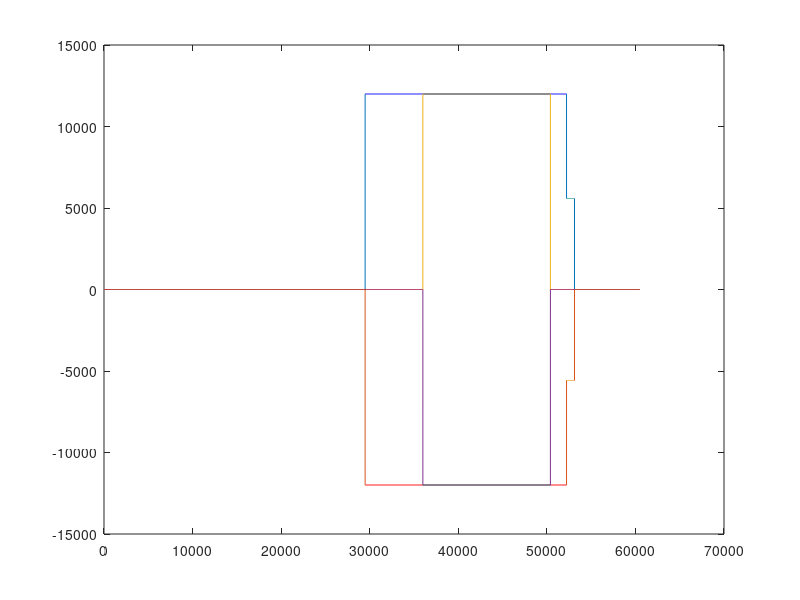
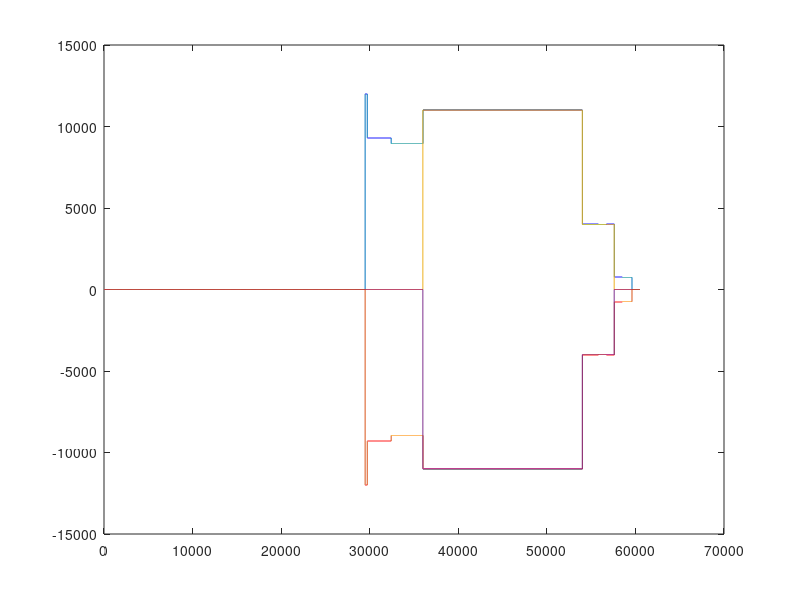
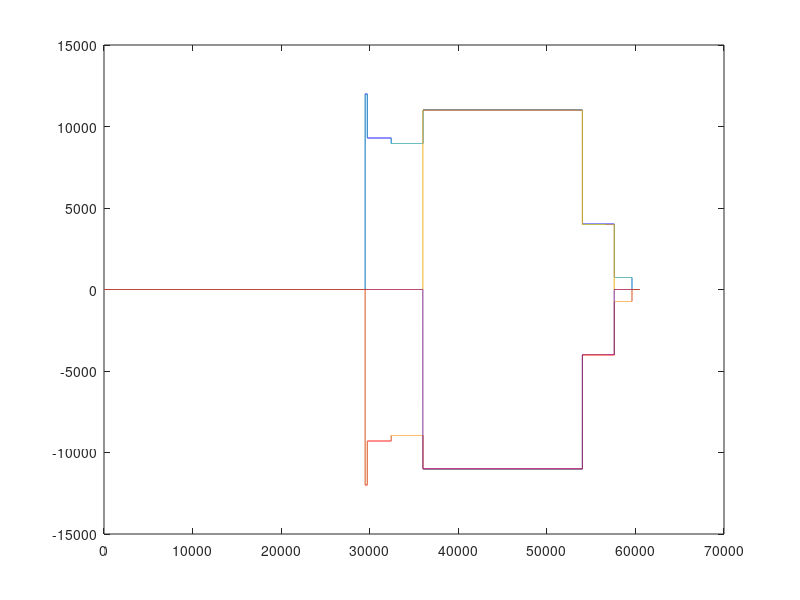

These charts were generated, in order, by the following MATLAB code:
%close all;

load('reg1.csv')
load('reg2.csv')
load('reg3.csv')

load('bid1.csv')
load('bid2.csv')
load('bid3.csv')

figure;
plot(reg1);
hold on;
plot(-reg1);
hold on;
plot(bid1);
hold on;
plot(-bid1);


figure;
plot(reg2);
hold on;
plot(-reg2);
hold on;
plot(bid2);
hold on;
plot(-bid2);

figure;
plot(reg3);
hold on;
plot(-reg3);
hold on;
plot(bid3);
hold on;
plot(-bid3);